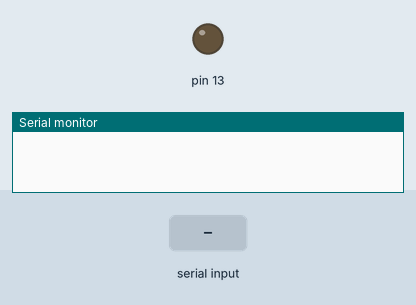
The sketch below on a simulated Arduino Uno, built with avr-gcc and run on an emulated ATmega328P. Parts: output pins drawn as LEDs (lit = HIGH), the last lines printed to the serial monitor. The test bench sets the inputs (shaded band).

Above: at 1.2 s.
1.3 s: "n" received over Serial
At 2.3 s:
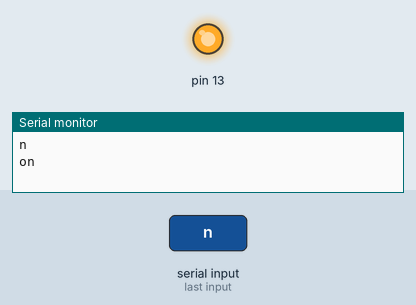
2.9 s: "f" received over Serial
At 3.6 s:
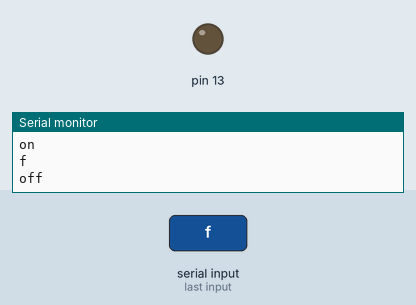
Timing chart, 0 to 5.9 s (numbered marks = the images above; inputs shaded):
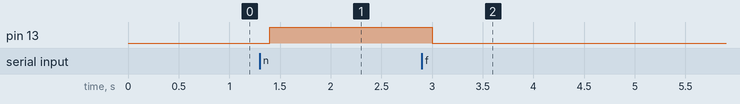

The sketch:

LED_code.ino
```cpp
char c;

void setup(){

Serial.begin(9600);

pinMode(13, OUTPUT);

}

void loop(){

if (Serial.available() > 0)

{

c = Serial.read();

Serial.println(c);

}

else

{

delay(100);

}

if (c=='n'){

Serial.println("on");

digitalWrite(13, HIGH);

}

if (c=='f'){

Serial.println("off");

digitalWrite(13, LOW);

}

c='\0';

}
```

Measured:
- after the input at 1.3 s, pin 13: LOW → HIGH after 0.10 s
- after the input at 2.9 s, pin 13: HIGH → LOW after 0.10 s
